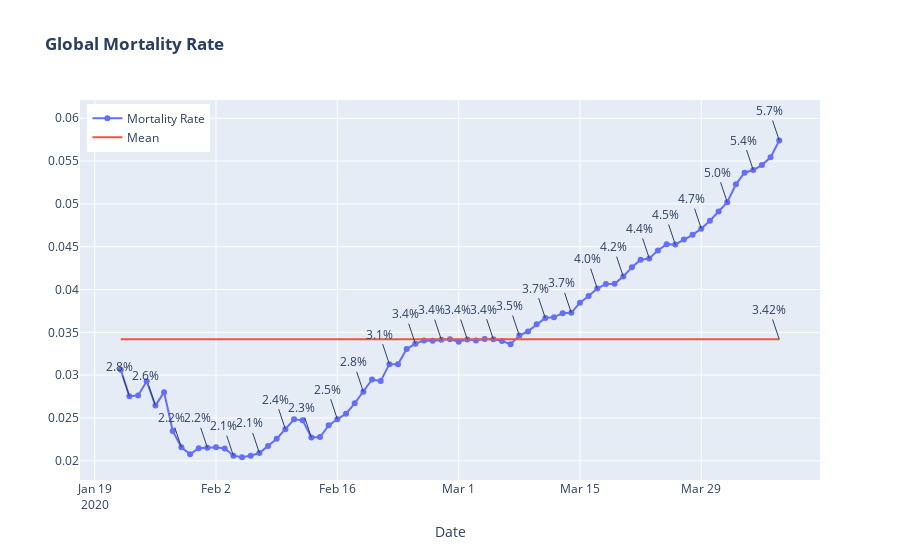

The cell this chart's notebook holds for it:
### Markdown cell above
# Global Mortality Rate

This plot shows the evolution of the **Global Mortality Rate** since January 22th, 2020.

### Code cell
def plot_line_mortality_rate():
    
    confirmed = TimeSeries(confirmed_df).data.groupby(lambda x: True).sum().transpose()
    deaths = TimeSeries(deaths_df).data.groupby(lambda x: True).sum().transpose()
    mort_rates = deaths/confirmed
    mort_rates.columns = ['Mortality Rate']
    n = len(mort_rates)
    
    fig = go.Figure()
    fig.add_trace(go.Scatter(x=mort_rates.index,y=mort_rates['Mortality Rate'],
                            mode='lines+markers',name='Mortality Rate'))
    fig.add_trace(go.Scatter(x=mort_rates.index,
                             y=[mort_rates['Mortality Rate'].mean()]*len(mort_rates),
                            mode='lines',name='Mean'))
    annotations = []
    for i in range(len(mort_rates['Mortality Rate'])):
        if (i)%3==0:
            annotations.append(dict(x=mort_rates.index.to_list()[n-i-1],
                                    y=mort_rates['Mortality Rate'][n-i-1],
                                    xref="x",yref="y",
                                    text='{:.1f}%'.format(mort_rates['Mortality Rate'][n-1-i]*100),
                                    yshift=0))

    annotations.append(dict(x=mort_rates.index.to_list()[-1],
                            y=mort_rates['Mortality Rate'].mean(),
                            xref="x",yref="y",
                            text='{:.2f}%'.format(mort_rates['Mortality Rate'].mean()*100),
                            yshift=0))
    
    fig.update_layout(title="<b>Global Mortality Rate</b>",
                      xaxis_title="Date",yaxis_title=None,
                      annotations=annotations,
                      legend=dict(x=.01, y=.99))

    fig.show()

plot_line_mortality_rate()

### Figure 1 — Plotly figure (JSON) as saved in the notebook; plotly's stock layout.template omitted (floating-point values rounded to 4 significant figures)
{"data": [{"mode": "lines+markers", "name": "Mortality Rate", "type": "scatter", "x": ["2020-01-22", "2020-01-23", "2020-01-24", "2020-01-25", "2020-01-26", "2020-01-27", "2020-01-28", "2020-01-29", "2020-01-30", "2020-01-31", "2020-02-01", "2020-02-02", "2020-02-03", "2020-02-04", "2020-02-05", "2020-02-06", "2020-02-07", "2020-02-08", "2020-02-09", "2020-02-10", "2020-02-11", "2020-02-12", "2020-02-13", "2020-02-14", "2020-02-15", "2020-02-16", "2020-02-17", "2020-02-18", "2020-02-19", "2020-02-20", "2020-02-21", "2020-02-22", "2020-02-23", "2020-02-24", "2020-02-25", "2020-02-26", "2020-02-27", "2020-02-28", "2020-02-29", "2020-03-01", "2020-03-02", "2020-03-03", "2020-03-04", "2020-03-05", "2020-03-06", "2020-03-07", "2020-03-08", "2020-03-09", "2020-03-10", "2020-03-11", "2020-03-12", "2020-03-13", "2020-03-14", "2020-03-15", "2020-03-16", "2020-03-17", "2020-03-18", "2020-03-19", "2020-03-20", "2020-03-21", "2020-03-22", "2020-03-23", "2020-03-24", "2020-03-25", "2020-03-26", "2020-03-27", "2020-03-28", "2020-03-29", "2020-03-30", "2020-03-31", "2020-04-01", "2020-04-02", "2020-04-03", "2020-04-04", "2020-04-05", "2020-04-06", "2020-04-07"], "y": [0.03063, 0.02752, 0.02763, 0.02929, 0.02644, 0.02802, 0.02349, 0.02157, 0.02077, 0.02146, 0.02152, 0.02156, 0.02143, 0.02059, 0.02041, 0.02059, 0.02091, 0.02171, 0.02257, 0.02369, 0.02484, 0.02472, 0.02271, 0.02277, 0.02413, 0.02485, 0.0255, 0.02671, 0.02805, 0.02949, 0.0293, 0.03128, 0.03127, 0.03304, 0.03368, 0.03403, 0.03401, 0.03414, 0.03419, 0.0339, 0.03416, 0.03404, 0.03421, 0.0342, 0.03399, 0.03361, 0.03462, 0.03511, 0.03593, 0.03666, 0.03677, 0.03722, 0.03728, 0.03846, 0.03925, 0.04011, 0.04065, 0.04068, 0.04151, 0.0426, 0.04348, 0.04364, 0.04455, 0.04529, 0.04526, 0.04584, 0.04639, 0.04711, 0.04803, 0.04911, 0.05019, 0.05229, 0.05364, 0.05396, 0.05453, 0.05543, 0.0574]}, {"mode": "lines", "name": "Mean", "type": "scatter", "x": ["2020-01-22", "2020-01-23", "2020-01-24", "2020-01-25", "2020-01-26", "2020-01-27", "2020-01-28", "2020-01-29", "2020-01-30", "2020-01-31", "2020-02-01", "2020-02-02", "2020-02-03", "2020-02-04", "2020-02-05", "2020-02-06", "2020-02-07", "2020-02-08", "2020-02-09", "2020-02-10", "2020-02-11", "2020-02-12", "2020-02-13", "2020-02-14", "2020-02-15", "2020-02-16", "2020-02-17", "2020-02-18", "2020-02-19", "2020-02-20", "2020-02-21", "2020-02-22", "2020-02-23", "2020-02-24", "2020-02-25", "2020-02-26", "2020-02-27", "2020-02-28", "2020-02-29", "2020-03-01", "2020-03-02", "2020-03-03", "2020-03-04", "2020-03-05", "2020-03-06", "2020-03-07", "2020-03-08", "2020-03-09", "2020-03-10", "2020-03-11", "2020-03-12", "2020-03-13", "2020-03-14", "2020-03-15", "2020-03-16", "2020-03-17", "2020-03-18", "2020-03-19", "2020-03-20", "2020-03-21", "2020-03-22", "2020-03-23", "2020-03-24", "2020-03-25", "2020-03-26", "2020-03-27", "2020-03-28", "2020-03-29", "2020-03-30", "2020-03-31", "2020-04-01", "2020-04-02", "2020-04-03", "2020-04-04", "2020-04-05", "2020-04-06", "2020-04-07"], "y": [0.03418, 0.03418, 0.03418, 0.03418, 0.03418, 0.03418, 0.03418, 0.03418, 0.03418, 0.03418, 0.03418, 0.03418, 0.03418, 0.03418, 0.03418, 0.03418, 0.03418, 0.03418, 0.03418, 0.03418, 0.03418, 0.03418, 0.03418, 0.03418, 0.03418, 0.03418, 0.03418, 0.03418, 0.03418, 0.03418, 0.03418, 0.03418, 0.03418, 0.03418, 0.03418, 0.03418, 0.03418, 0.03418, 0.03418, 0.03418, 0.03418, 0.03418, 0.03418, 0.03418, 0.03418, 0.03418, 0.03418, 0.03418, 0.03418, 0.03418, 0.03418, 0.03418, 0.03418, 0.03418, 0.03418, 0.03418, 0.03418, 0.03418, 0.03418, 0.03418, 0.03418, 0.03418, 0.03418, 0.03418, 0.03418, 0.03418, 0.03418, 0.03418, 0.03418, 0.03418, 0.03418, 0.03418, 0.03418, 0.03418, 0.03418, 0.03418, 0.03418]}], "layout": {"annotations": [{"text": "5.7%", "x": "2020-04-07", "xref": "x", "y": 0.0574, "yref": "y", "yshift": 0}, {"text": "5.4%", "x": "2020-04-04", "xref": "x", "y": 0.05396, "yref": "y", "yshift": 0}, {"text": "5.0%", "x": "2020-04-01", "xref": "x", "y": 0.05019, "yref": "y", "yshift": 0}, {"text": "4.7%", "x": "2020-03-29", "xref": "x", "y": 0.04711, "yref": "y", "yshift": 0}, {"text": "4.5%", "x": "2020-03-26", "xref": "x", "y": 0.04526, "yref": "y", "yshift": 0}, {"text": "4.4%", "x": "2020-03-23", "xref": "x", "y": 0.04364, "yref": "y", "yshift": 0}, {"text": "4.2%", "x": "2020-03-20", "xref": "x", "y": 0.04151, "yref": "y", "yshift": 0}, {"text": "4.0%", "x": "2020-03-17", "xref": "x", "y": 0.04011, "yref": "y", "yshift": 0}, {"text": "3.7%", "x": "2020-03-14", "xref": "x", "y": 0.03728, "yref": "y", "yshift": 0}, {"text": "3.7%", "x": "2020-03-11", "xref": "x", "y": 0.03666, "yref": "y", "yshift": 0}, {"text": "3.5%", "x": "2020-03-08", "xref": "x", "y": 0.03462, "yref": "y", "yshift": 0}, {"text": "3.4%", "x": "2020-03-05", "xref": "x", "y": 0.0342, "yref": "y", "yshift": 0}, {"text": "3.4%", "x": "2020-03-02", "xref": "x", "y": 0.03416, "yref": "y", "yshift": 0}, {"text": "3.4%", "x": "2020-02-28", "xref": "x", "y": 0.03414, "yref": "y", "yshift": 0}, {"text": "3.4%", "x": "2020-02-25", "xref": "x", "y": 0.03368, "yref": "y", "yshift": 0}, {"text": "3.1%", "x": "2020-02-22", "xref": "x", "y": 0.03128, "yref": "y", "yshift": 0}, {"text": "2.8%", "x": "2020-02-19", "xref": "x", "y": 0.02805, "yref": "y", "yshift": 0}, {"text": "2.5%", "x": "2020-02-16", "xref": "x", "y": 0.02485, "yref": "y", "yshift": 0}, {"text": "2.3%", "x": "2020-02-13", "xref": "x", "y": 0.02271, "yref": "y", "yshift": 0}, {"text": "2.4%", "x": "2020-02-10", "xref": "x", "y": 0.02369, "yref": "y", "yshift": 0}, {"text": "2.1%", "x": "2020-02-07", "xref": "x", "y": 0.02091, "yref": "y", "yshift": 0}, {"text": "2.1%", "x": "2020-02-04", "xref": "x", "y": 0.02059, "yref": "y", "yshift": 0}, {"text": "2.2%", "x": "2020-02-01", "xref": "x", "y": 0.02152, "yref": "y", "yshift": 0}, {"text": "2.2%", "x": "2020-01-29", "xref": "x", "y": 0.02157, "yref": "y", "yshift": 0}, {"text": "2.6%", "x": "2020-01-26", "xref": "x", "y": 0.02644, "yref": "y", "yshift": 0}, {"text": "2.8%", "x": "2020-01-23", "xref": "x", "y": 0.02752, "yref": "y", "yshift": 0}, {"text": "3.42%", "x": "2020-04-07", "xref": "x", "y": 0.03418, "yref": "y", "yshift": 0}], "legend": {"x": 0.01, "y": 0.99}, "title": {"text": "<b>Global Mortality Rate</b>"}, "xaxis": {"title": {"text": "Date"}}, "yaxis": {"title": {}}}}
